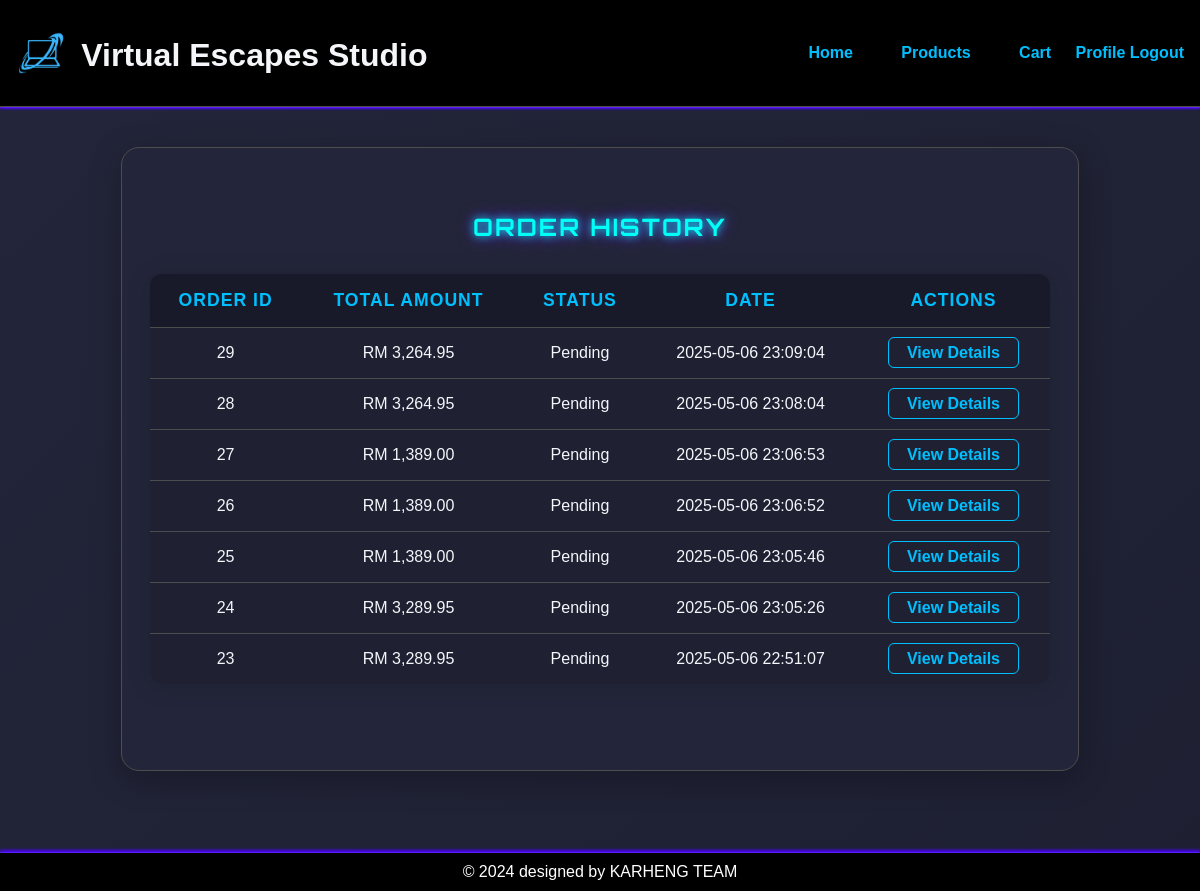
The page /mem_order/order_history.php (signed in) on the database its author committed.
### tables this page shows
CREATE TABLE `orders` (
  `Order_ID` int(11) NOT NULL,
  `User_ID` char(6) NOT NULL,
  `Total_Price` decimal(10,2) NOT NULL,
  `Status` varchar(20) NOT NULL,
  `Shipping_Cost` decimal(10,2) DEFAULT NULL,
  `Order_Quantity` varchar(10) DEFAULT NULL,
  `tax_amount` decimal(10,2) DEFAULT NULL,
  `subtotal` decimal(10,2) DEFAULT NULL,
  `created_at` datetime DEFAULT current_timestamp()
);

### mem_order/order_history.php (the view, shortened to what this page needs)
<?php
include '../includes/header.php';
include '../db.php';
$stmt = $conn->prepare("SELECT * FROM orders WHERE user_id = ? ORDER BY Order_ID DESC");
$stmt->execute([$_SESSION['user_id']]);
$orders = $stmt->fetchAll(PDO::FETCH_ASSOC);
?>
<div class="order-history-box">
    <h2 class="order-history-heading">Order History</h2>
    <?php if (empty($orders)): ?>
        <p>You have no orders.</p>
    <?php else: ?>
        <table class="order-history-table">
            <thead>
                <tr>
                    <th>Order ID</th>
                    <th>Total Amount</th>
                    <th>Status</th>
                    <th>Date</th>
                    <th>Actions</th>
                </tr>
            </thead>
            <tbody>
                <?php foreach ($orders as $order): ?>
                    <tr>
                        <td><?php echo $order['Order_ID']; ?></td>
                        <td>RM <?php echo number_format($order['Total_Price'], 2); ?></td>
                        <td><?php echo $order['Status']; ?></td>
                        <td><?php echo $order['created_at']; ?></td>
                        <td>
                            <a href="order_detail.php?id=<?php echo $order['Order_ID']; ?>">View Details</a>
                        </td>
                    </tr>
                <?php endforeach; ?>
            </tbody>
        </table>
    <?php endif; ?>
</div>
<?php
include '../includes/footer.php';
?>

### css/styles.css (style rules this page uses)
:root { --primary-bg: #181a2a; --secondary-bg: #23263a; --card-bg: #23263a; --accent-color: #00bfff; --text-color: #f5f6fa; --text-muted: #b0b3c6; --input-bg: #23263a; --input-border: #3a3f5c; --border-color: #4d4d4d; --error-color: #dc3545; --success-color: #28a745; }
body { font-family: Arial, sans-serif; margin: 0; padding: 0; background: linear-gradient(135deg, #23263a 0%, #181a2a 100%); background-size: 200% 200%; animation: bgmove 10s ease-in-out infinite; font-family: 'Arial', sans-serif; color: var(--text-color); }
h1, h2, h3, h4, h5, h6 { margin-bottom: 1rem; color: var(--text-color); }
h2, .product-card h3 { font-family: 'Orbitron', Arial, sans-serif; letter-spacing: 2px; text-transform: uppercase; color: #00fff7; text-shadow: 0 0 8px #00fff7, 0 0 16px #6f00ff; }
a { color: var(--accent-color); text-decoration: none; }
body { padding-bottom: 60px; min-height: 100vh; position: relative; }
::placeholder { color: #b0b3c6; opacity: 1; }
.order-history-heading { margin-bottom: 1.5rem; text-align: center; }
.order-history-table { width: 100%; border-collapse: separate; border-spacing: 0 6px; margin-top: 1.5rem; }
.order-history-table th { padding: 12px 10px; text-align: left; background: var(--secondary-bg); color: var(--accent-color); font-weight: 700; }
.order-history-table td { padding: 10px 8px; font-size: 1rem; }
.order-history-table tr { background: rgba(0,0,0,0.12); border-radius: 8px; }
.order-history-table { width: 100%; border-collapse: collapse; background: var(--secondary-bg); box-shadow: 0 2px 24px rgba(0,0,0,0.15); border-radius: 12px; overflow: hidden; margin: 32px 0 48px 0; }
.order-history-table th, .order-history-table td { padding: 16px 20px; text-align: center; border-bottom: 1px solid var(--border-color); }
.order-history-table th { background: var(--primary-bg); color: var(--accent-color); font-size: 1.1rem; letter-spacing: 1px; text-transform: uppercase; }
.order-history-table tr:last-child td { border-bottom: none; }
.order-history-table td a { color: var(--accent-color); text-decoration: none; font-weight: bold; border: 1px solid var(--accent-color); border-radius: 6px; padding: 6px 18px; background: transparent; transition: background 0.2s, color 0.2s; }
.order-history-heading { margin-top: 32px; margin-bottom: 16px; color: #00fff7; text-align: center; letter-spacing: 2px; text-shadow: 0 0 8px #00fff7, 0 0 16px #6f00ff; }
.order-history-box { max-width: 900px; margin: 40px auto 60px auto; background: var(--card-bg); box-shadow: 0 8px 32px rgba(0,0,0,0.25); border-radius: 18px; padding: 32px 28px 38px 28px; border: 1.5px solid var(--border-color); transition: box-shadow 0.2s; overflow-x: auto; }
.order-history-table { min-width: 700px; }

### rows shown on the page
orders: Order_ID "29", Total_Price "3,264.95", Status "Pending", created_at "2025-05-06 23:09:04"
orders: Order_ID "28", Total_Price "3,264.95", Status "Pending", created_at "2025-05-06 23:08:04"
orders: Order_ID "27", Total_Price "1,389.00", Status "Pending", created_at "2025-05-06 23:06:53"
orders: Order_ID "26", Total_Price "1,389.00", Status "Pending", created_at "2025-05-06 23:06:52"
orders: Order_ID "25", Total_Price "1,389.00", Status "Pending", created_at "2025-05-06 23:05:46"
orders: Order_ID "24", Total_Price "3,289.95", Status "Pending", created_at "2025-05-06 23:05:26"
orders: Order_ID "23", Total_Price "3,289.95", Status "Pending", created_at "2025-05-06 22:51:07"
